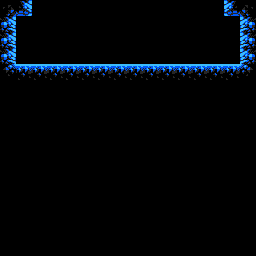

Rendered tile map (Tiled .tmx) drawn with the repository's tilesets; below, a short description and the full map source, tile grids included:
An orthogonal 16x16 tile map with 16x16 px tiles, 1 tile layer (main), 2 tilesets and 1 object (t_0).

<map version="1.0" orientation="orthogonal" renderorder="right-down" width="16" height="16" tilewidth="16" tileheight="16" nextobjectid="8">
 <properties>
  <property name="isStart" type="bool" value="true" />
 </properties>
 <tileset firstgid="1" source="../corpus.tsx" />
 <tileset firstgid="12097" source="../../connectors.tsx" />
 <layer name="main" width="16" height="16">
  <data>
   <tile gid="4036" />
   <tile gid="4227" />
   <tile gid="0" />
   <tile gid="0" />
   <tile gid="0" />
   <tile gid="0" />
   <tile gid="0" />
   <tile gid="0" />
   <tile gid="0" />
   <tile gid="0" />
   <tile gid="0" />
   <tile gid="0" />
   <tile gid="0" />
   <tile gid="0" />
   <tile gid="4225" />
   <tile gid="4037" />
   <tile gid="4131" />
   <tile gid="0" />
   <tile gid="0" />
   <tile gid="0" />
   <tile gid="0" />
   <tile gid="0" />
   <tile gid="0" />
   <tile gid="0" />
   <tile gid="0" />
   <tile gid="0" />
   <tile gid="0" />
   <tile gid="0" />
   <tile gid="0" />
   <tile gid="0" />
   <tile gid="0" />
   <tile gid="4129" />
   <tile gid="4131" />
   <tile gid="0" />
   <tile gid="0" />
   <tile gid="0" />
   <tile gid="0" />
   <tile gid="0" />
   <tile gid="0" />
   <tile gid="0" />
   <tile gid="0" />
   <tile gid="0" />
   <tile gid="0" />
   <tile gid="0" />
   <tile gid="0" />
   <tile gid="0" />
   <tile gid="0" />
   <tile gid="4129" />
   <tile gid="4131" />
   <tile gid="0" />
   <tile gid="0" />
   <tile gid="0" />
   <tile gid="0" />
   <tile gid="0" />
   <tile gid="0" />
   <tile gid="0" />
   <tile gid="0" />
   <tile gid="0" />
   <tile gid="0" />
   <tile gid="0" />
   <tile gid="0" />
   <tile gid="0" />
   <tile gid="0" />
   <tile gid="4129" />
   <tile gid="4132" />
   <tile gid="4034" />
   <tile gid="4034" />
   <tile gid="4034" />
   <tile gid="4034" />
   <tile gid="4034" />
   <tile gid="4034" />
   <tile gid="4034" />
   <tile gid="4034" />
   <tile gid="4034" />
   <tile gid="4034" />
   <tile gid="4034" />
   <tile gid="4034" />
   <tile gid="4034" />
   <tile gid="4034" />
   <tile gid="4133" />
   <tile gid="0" />
   <tile gid="0" />
   <tile gid="0" />
   <tile gid="0" />
   <tile gid="0" />
   <tile gid="0" />
   <tile gid="0" />
   <tile gid="0" />
   <tile gid="0" />
   <tile gid="0" />
   <tile gid="0" />
   <tile gid="0" />
   <tile gid="0" />
   <tile gid="0" />
   <tile gid="0" />
   <tile gid="0" />
   <tile gid="0" />
   <tile gid="0" />
   <tile gid="0" />
   <tile gid="0" />
   <tile gid="0" />
   <tile gid="0" />
   <tile gid="0" />
   <tile gid="0" />
   <tile gid="0" />
   <tile gid="0" />
   <tile gid="0" />
   <tile gid="0" />
   <tile gid="0" />
   <tile gid="0" />
   <tile gid="0" />
   <tile gid="0" />
   <tile gid="0" />
   <tile gid="0" />
   <tile gid="0" />
   <tile gid="0" />
   <tile gid="0" />
   <tile gid="0" />
   <tile gid="0" />
   <tile gid="0" />
   <tile gid="0" />
   <tile gid="0" />
   <tile gid="0" />
   <tile gid="0" />
   <tile gid="0" />
   <tile gid="0" />
   <tile gid="0" />
   <tile gid="0" />
   <tile gid="0" />
   <tile gid="0" />
   <tile gid="0" />
   <tile gid="0" />
   <tile gid="0" />
   <tile gid="0" />
   <tile gid="0" />
   <tile gid="0" />
   <tile gid="0" />
   <tile gid="0" />
   <tile gid="0" />
   <tile gid="0" />
   <tile gid="0" />
   <tile gid="0" />
   <tile gid="0" />
   <tile gid="0" />
   <tile gid="0" />
   <tile gid="0" />
   <tile gid="0" />
   <tile gid="0" />
   <tile gid="0" />
   <tile gid="0" />
   <tile gid="0" />
   <tile gid="0" />
   <tile gid="0" />
   <tile gid="0" />
   <tile gid="0" />
   <tile gid="0" />
   <tile gid="0" />
   <tile gid="0" />
   <tile gid="0" />
   <tile gid="0" />
   <tile gid="0" />
   <tile gid="0" />
   <tile gid="0" />
   <tile gid="0" />
   <tile gid="0" />
   <tile gid="0" />
   <tile gid="0" />
   <tile gid="0" />
   <tile gid="0" />
   <tile gid="0" />
   <tile gid="0" />
   <tile gid="0" />
   <tile gid="0" />
   <tile gid="0" />
   <tile gid="0" />
   <tile gid="0" />
   <tile gid="0" />
   <tile gid="0" />
   <tile gid="0" />
   <tile gid="0" />
   <tile gid="0" />
   <tile gid="0" />
   <tile gid="0" />
   <tile gid="0" />
   <tile gid="0" />
   <tile gid="0" />
   <tile gid="0" />
   <tile gid="0" />
   <tile gid="0" />
   <tile gid="0" />
   <tile gid="0" />
   <tile gid="0" />
   <tile gid="0" />
   <tile gid="0" />
   <tile gid="0" />
   <tile gid="0" />
   <tile gid="0" />
   <tile gid="0" />
   <tile gid="0" />
   <tile gid="0" />
   <tile gid="0" />
   <tile gid="0" />
   <tile gid="0" />
   <tile gid="0" />
   <tile gid="0" />
   <tile gid="0" />
   <tile gid="0" />
   <tile gid="0" />
   <tile gid="0" />
   <tile gid="0" />
   <tile gid="0" />
   <tile gid="0" />
   <tile gid="0" />
   <tile gid="0" />
   <tile gid="0" />
   <tile gid="0" />
   <tile gid="0" />
   <tile gid="0" />
   <tile gid="0" />
   <tile gid="0" />
   <tile gid="0" />
   <tile gid="0" />
   <tile gid="0" />
   <tile gid="0" />
   <tile gid="0" />
   <tile gid="0" />
   <tile gid="0" />
   <tile gid="0" />
   <tile gid="0" />
   <tile gid="0" />
   <tile gid="0" />
   <tile gid="0" />
   <tile gid="0" />
   <tile gid="0" />
   <tile gid="0" />
   <tile gid="0" />
   <tile gid="0" />
   <tile gid="0" />
   <tile gid="0" />
   <tile gid="0" />
   <tile gid="0" />
   <tile gid="0" />
   <tile gid="0" />
   <tile gid="0" />
   <tile gid="0" />
   <tile gid="0" />
   <tile gid="0" />
   <tile gid="0" />
   <tile gid="0" />
   <tile gid="0" />
   <tile gid="0" />
   <tile gid="0" />
   <tile gid="0" />
   <tile gid="0" />
   <tile gid="0" />
   <tile gid="0" />
  </data>
 </layer>
 <objectgroup name="connectors">
  <object id="6" type="t_0" gid="12098" x="16" y="16" width="16" height="16" />
 </objectgroup>
</map>
